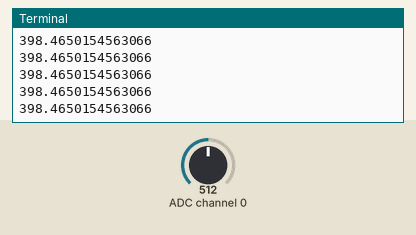
Recording of a program running on a simulated Raspberry Pi (BCM pin numbers). Shown: the last lines printed to the terminal. The inputs (shaded band) are chosen by the test bench; at power-on: ADC channel 0 = 512 (analog values on the 0–1023 scale).

Above: at 1.2 s.
1.3 s: ADC channel 0 set to 716
At 2.0 s:
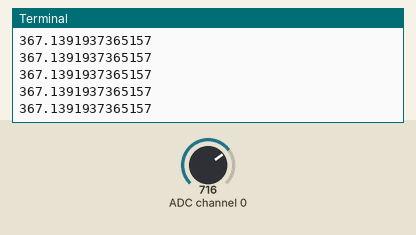
2.8 s: ADC channel 0 set to 900
At 3.4 s:
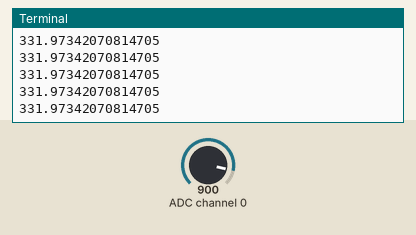
Timing chart, 0 to 5.8 s (numbered marks = the images above; inputs shaded):
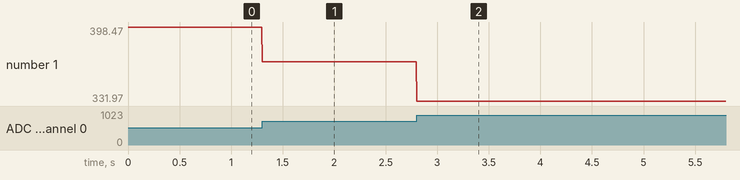

The program:

Lab6.py
```python
import smbus
import math

bus = smbus.SMBus(1)
address = 0x48
control_byte_1 = 0x40

def read_analog_input():
    bus.write_byte(address, control_byte_1)

    # 读取第一次数据（废弃的）
    bus.read_byte(address)

    # 读取实际的AD转换数据
    digital_value = bus.read_byte(address)

    return digital_value


def convert(digital_value):
    Vr=5*float(digital_value)/255
    Rt=10000*Vr/(5-Vr)
    T=1/(math.log(Rt/10000)/3950+1/398.15)
    return T

try:
    while True:
        digital_value = read_analog_input()
        result = convert(digital_value)
        print(result)

except KeyboardInterrupt:
    print("程序中断")

finally:
    bus.close()  # 关闭I2C总线连接
```

Measured:
- after the input at 1.3 s, the terminal: prints a new line at once (image 1)
- after the input at 2.8 s, the terminal: prints a new line at once (image 2)
- plotted number 1: 398.47 → 367.14 after the input at 1.3 s, 367.14 → 331.97 after the input at 2.8 s
